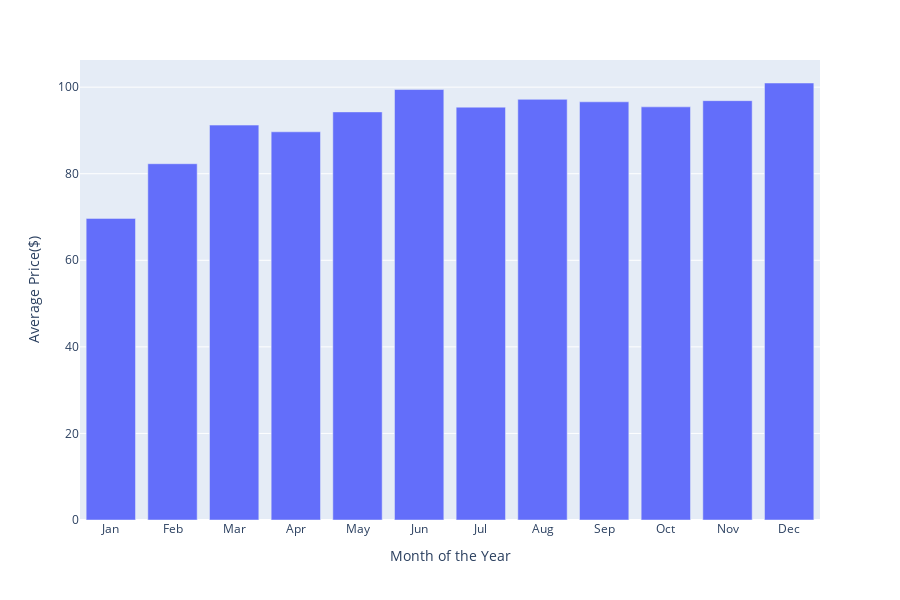

Notebook code for this chart:
### Markdown cell above
## Monthly average price/night for the city?

### Code cell
#Monthly average price per night
avg_price_per_night = new_df.groupby(new_df['date'].dt.strftime('%m'))['price'].mean()
avg_price_per_night = pd.DataFrame(avg_price_per_night).reset_index()
avg_price_per_night['date'] = avg_price_per_night.replace(['01','02','03','04','05','06','07','08','09','10','11','12'], month_list)

#Plot bar chart for better visulization 
import plotly.express as px
fig = px.bar(avg_price_per_night, x='date', y='price',
            labels={'price':'Average Price($)','date':"Month of the Year"})
fig.show()

### Figure 1 — Plotly figure (JSON) as saved in the notebook; plotly's stock layout.template omitted (floating-point values rounded to 4 significant figures)
{"data": [{"alignmentgroup": "True", "hoverlabel": {"namelength": 0}, "hovertemplate": "Month of the Year=%{x}<br>Average Price($)=%{y}", "legendgroup": "", "marker": {"color": "#636efa"}, "name": "", "offsetgroup": "", "orientation": "v", "showlegend": false, "textposition": "auto", "type": "bar", "x": ["Jan", "Feb", "Mar", "Apr", "May", "Jun", "Jul", "Aug", "Sep", "Oct", "Nov", "Dec"], "xaxis": "x", "y": [69.68, 82.31, 91.23, 89.68, 94.28, 99.45, 95.38, 97.18, 96.61, 95.44, 96.88, 101.0], "yaxis": "y"}], "layout": {"barmode": "relative", "height": 600, "legend": {"tracegroupgap": 0}, "margin": {"t": 60}, "xaxis": {"anchor": "y", "domain": [0, 1], "title": {"text": "Month of the Year"}}, "yaxis": {"anchor": "x", "domain": [0, 1], "title": {"text": "Average Price($)"}}}}
